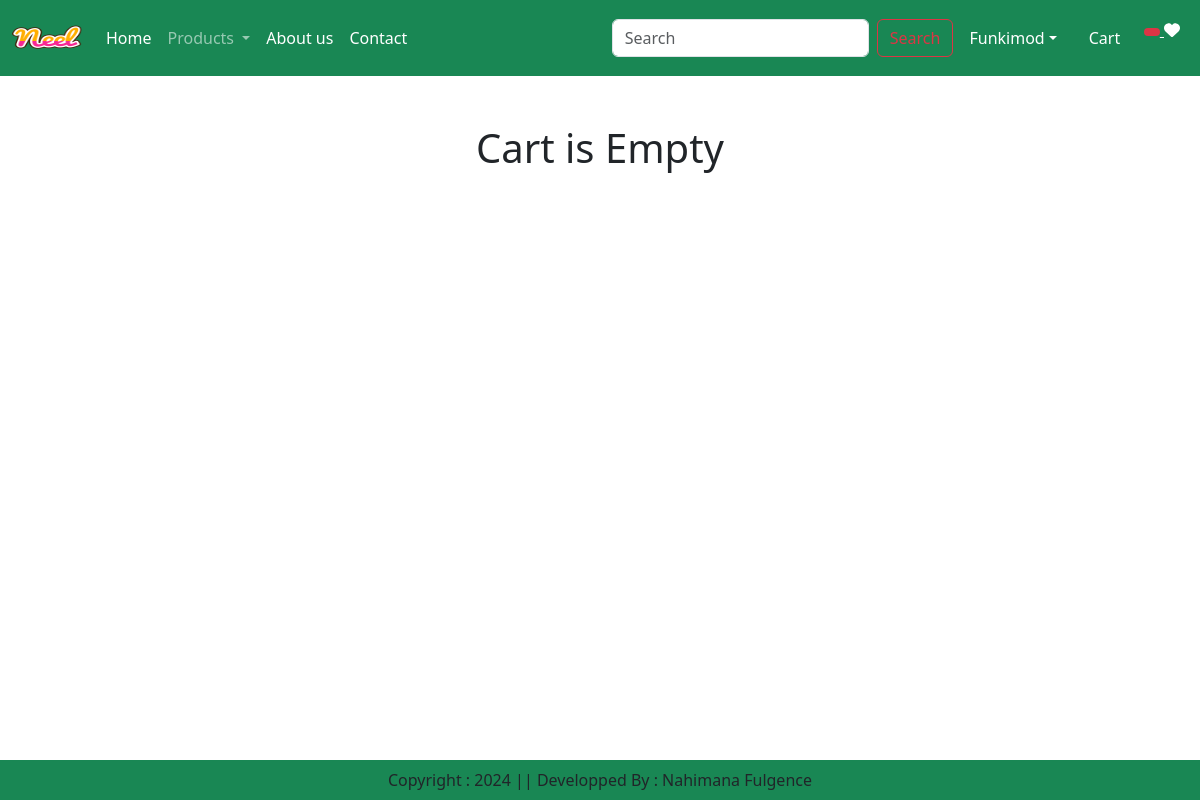
The page /cart/ (signed in) on the database as committed earlier.
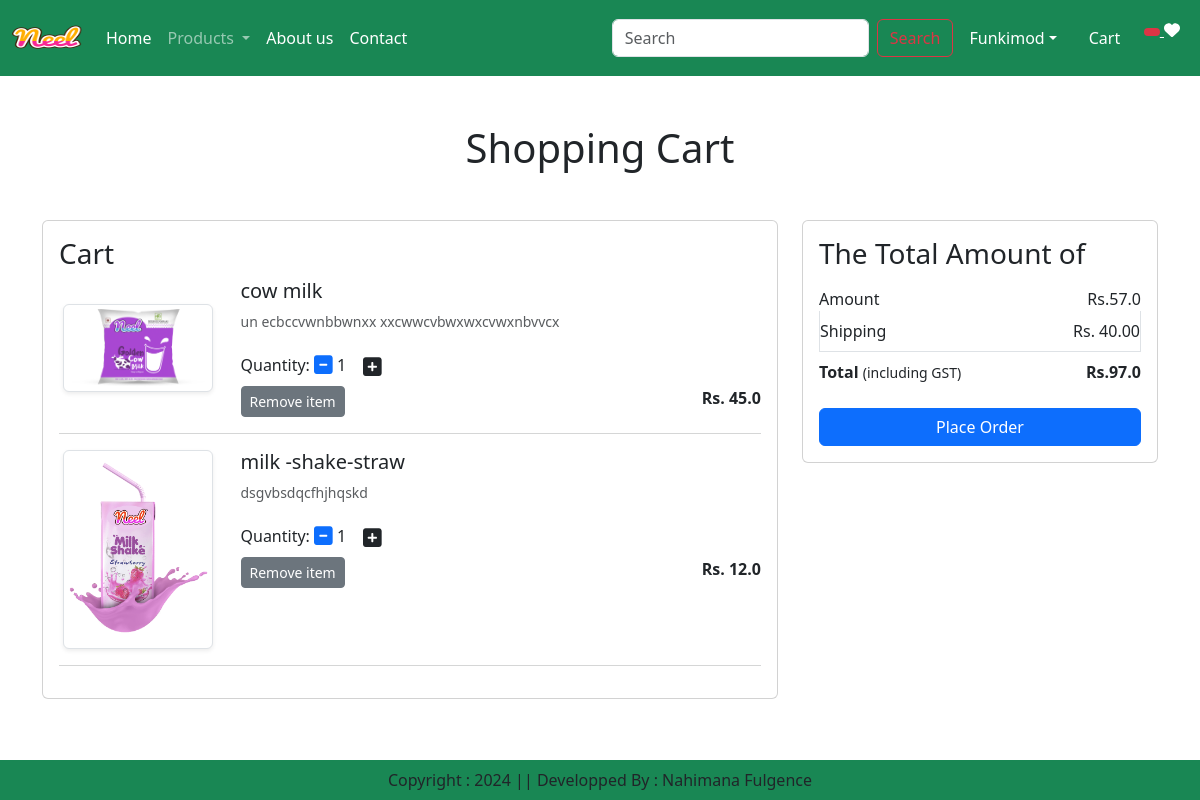
The same page on the database as committed later.
### app/models.py (models this page shows, shortened)
class Cart(models.Model):
    user = models.ForeignKey(User,on_delete=models.CASCADE)
    product = models.ForeignKey(Product,on_delete=models.CASCADE)
    quantity = models.PositiveIntegerField(default=1)

class Product(models.Model):
    title = models.CharField(max_length =100)
    selling_price = models.FloatField()
    discounted_price = models.FloatField()
    description = models.TextField()
    composition = models.TextField(default='')
    prodapp = models.TextField(default='')
    category = models.CharField(choices =CATEGORY_CHOICES,max_length =2)
    product_image = models.ImageField(upload_to='product')

### app/views.py (the view)
# urls.py: path('cart/',views.show_cart,name='showcart'),
@login_required
def show_cart(request):
    user = request.user
    cart = Cart.objects.filter(user=user)
    amount = 0
    for p in cart:
        value = p.quantity * p.product.discounted_price
        amount = amount + value
    totalamount = amount + 40
    totalitem=0
    if request.user.is_authenticated:
        totalitem = len(Cart.objects.filter(user=request.user))
    return render(request,'app/addtocart.html',locals())

### app/templates/app/addtocart.html (shortened to what this page needs)
{% extends 'app/base.html' %}
{% load static %}
{% block main-content %}
<div class="container my-5">
    <div class="row">
    {% if cart %}
    <h1 class="text-center mb-5">Shopping Cart</h1>
    <div class="col-sm-8">
        <div class="card">
            <div class="card-body">
                <h3>Cart</h3>
                {% for item in cart %}
                <div class="row">
                    <div class="col-sm-3 text-center align-self-center"><img src="{{item.product.product_image.url}}" alt="" srcset="" class="ing-fluid img-thumbnail shadow-sm" height="150" width="150"></div>
                    <div class="col-sm-9">
                        <div>
                            <h5>{{item.product.title}}</h5>
                            <p class="ab-2 text-muted small">{{item.product.description}}</p>
                            <div class="mу-3">
                                <label for="quantity">Quantity:</label>
                                <a class="minus- cart htn" pid={{item.product.id}}><i class="fas fa-minus-square fa-lg"></i></a>
                                <span id="quantity">{{item.quantity}}</span>
                                <a class="plus-cart btn" pid={{item.product.id}}><i class="fa fa-plus-square fa-lg"></i></a>
                            </div>
                            <div class="d-flex justify-content-between">
                              <a href="#" class="remove-cart btn btn-sm btn-secondary mr-3" pid={{item.product.id}}>Remove item</a>
                              <p class="mb-0"><span><strong>Rs. {{item.product.discounted_price}}</strong></span></p>
                            </div>
                        </div>
                    </div>
                </div>
                <hr class="text-muted">
                {% endfor %}
            </div>
        </div>
    </div>
    <div class= "col-sm-4">
        <div class="card">
            <div class="card-body">
            <h3> The Total Amount of</h3>
            <ul class="list-group">
                <li class="list-group-item d-flex justify-content-between align-items-center border-0 px-0 pb-0">Amount<span id="amount">
                    Rs.{{amount}} </span></li>
                    <li class="list-group-item d-flex justify-content-between align-items-center px-0">Shipping<span>Rs. 40.00</span></li> <li class="list-group-item d-flex justify-content-between align-items-center border-0 px-0 mb-3">
                        <div>
                            <strong>Total</strong> <small>(including GST)</small>
                        </div>
                        <span id="totalamount"><strong>Rs.{{totalamount}}</strong></span>
                    </li>
            </ul>
        <div class="d-grid"><a href="{%url 'checkout' %}" class="btn btn-primary">Place Order</a></div>
    </div>
</div>
</div>
{% else %}
<h1 class="text-center mb-5">Cart is Empty</h1>
{% endif %}
</div>
</div>
{% endblock main-content %}

### app/templates/app/base.html (shortened to what this page needs)
<!DOCTYPE html>
{% load static %}
<html lang="en">
<head>
     <link rel="stylesheet" href="https://cdnjs.cloudflare.com/ajax/libs/font-awesome/6.5.1/css/all.min.css">
    <link href="https://cdn.jsdelivr.net/npm/bootstrap@5.3.3/dist/css/bootstrap.min.css" rel="stylesheet">
    <link rel="stylesheet" href="{% static 'app/css/owl.carousel.min.css'%}">
    <link rel="stylesheet" href="{% static 'app/css/all.min.css'%}">
    <link rel="stylesheet" href="{% static 'app/css/style.css'%}">
</head>
<body>
    <nav class="navbar navbar-expand-lg navbar-dark bg-success">
        <div class="container-fluid">
          <a class="navbar-brand" href="#">
            <img src = "{%static "app/images/products/Neel.png"%}" width='70' height = '50'>
          </a>
          <div class="collapse navbar-collapse" id="navbarSupportedContent">
            <ul class="navbar-nav me-auto mb-2 mb-lg-0">
              {% if request.user.is_authenticated %}
              <li class="nav-item">
                <a class="nav-link active" aria-current="page" href="/">Home</a>
              </li>
              <li class="nav-item dropdown">
                <a class="nav-link dropdown-toggle" href="#" role="button" data-bs-toggle="dropdown" aria-expanded="false">
                  Products
                </a>
              </li>
              <li class="nav-item">
                <a class="nav-link text-white" href="{% url 'about' %}">About us</a>
              </li>
              <li class="nav-item">
                <a class="nav-link text-white" href="{% url 'contact'%}">Contact</a>
              </li>
            </ul>
            <form class="d-flex" role="search" action="/search">
              <input class="form-control me-2" type="search" placeholder="Search" name="search" aria-label="Search">
              <button class="btn btn-outline-danger" type="submit">Search</button>
            </form>
          </div>
          <ul class="navbar-nav me-auto mb-2 mb-lg-0">
            <li class="nav-item dropdown mx-2">
                <a  class="nav-link dropdown-toggle text-white" href="#"
                id="profileDropdown" role="button" data-bs-toggle="dropdown"
                aria-expanded="false">Funkimod</a>
            </li>
            <li class="nav-item mx-2">
                <a href="{% url 'showcart'%}" class="nav-link  text-white" >Cart</a>
            </li>
            <li class="nav-item  mx-2">
              <a href="{% url 'showwishlist' %}" class="nav-línk text-white"><span class="badge bg-danger"> {% if wishitem > 0 %} {{wishitem}} {% endif %}</span>
                <i class="fa fa-heart"></i></a>
            </li>
            {% endif %}
          </ul>
        </div>
      </nav>
    {% block main-content %}{% endblock main-content %}
    <footer class="container-fluid fixed-bottom  bg-success text-center p-2 mt-5">
       Copyright : 2024 || Developped By : Nahimana Fulgence
    </footer>
</body>
</html>

Rows that differ between the two databases and show on the page:
added Cart: product.product_image (picture), product "cow milk", product.description "un ecbccvwnbbwnxx xxcwwcvbwxwxcvwxnbvvcx", quantity "1", product.discounted_price "45.0"
added Cart: product.product_image (picture), product "milk -shake-straw", product.description "dsgvbsdqcfhjhqskd", quantity "1", product.discounted_price "12.0"
Other text that changed with them:
{{ amount }}: (not shown) → "57.0"
{{ totalamount }}: (not shown) → "97.0"
text no longer shown: "Cart is Empty"
text now shown: "Shopping Cart Cart The Total Amount of Amount Rs. Shipping Rs. 40.00 Total (including GST) Rs. Place Order"
